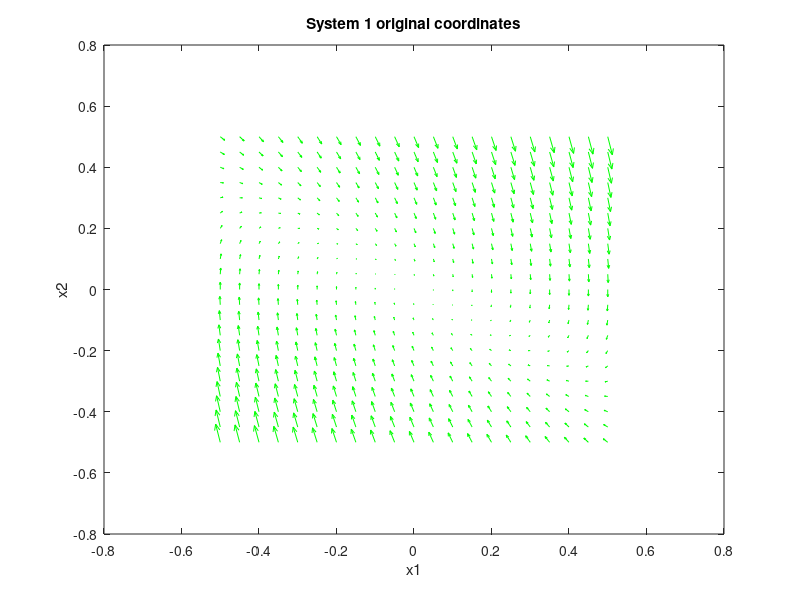
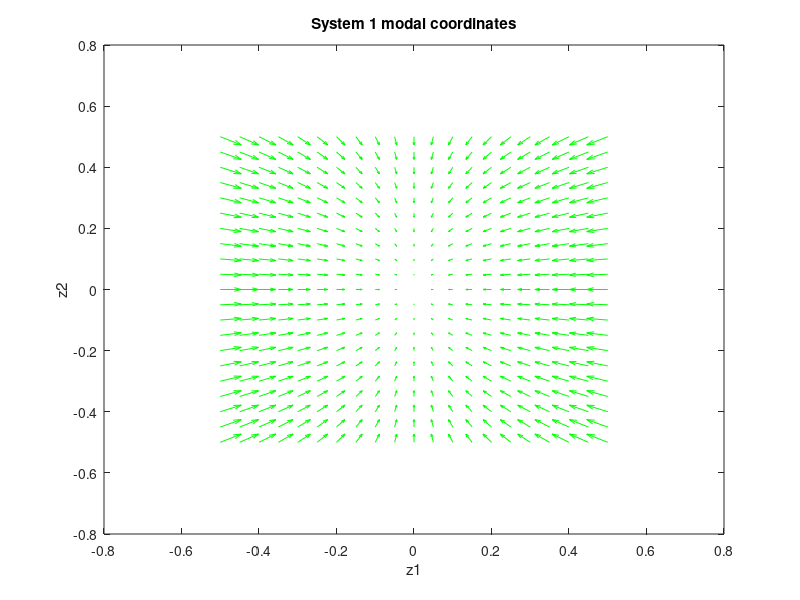
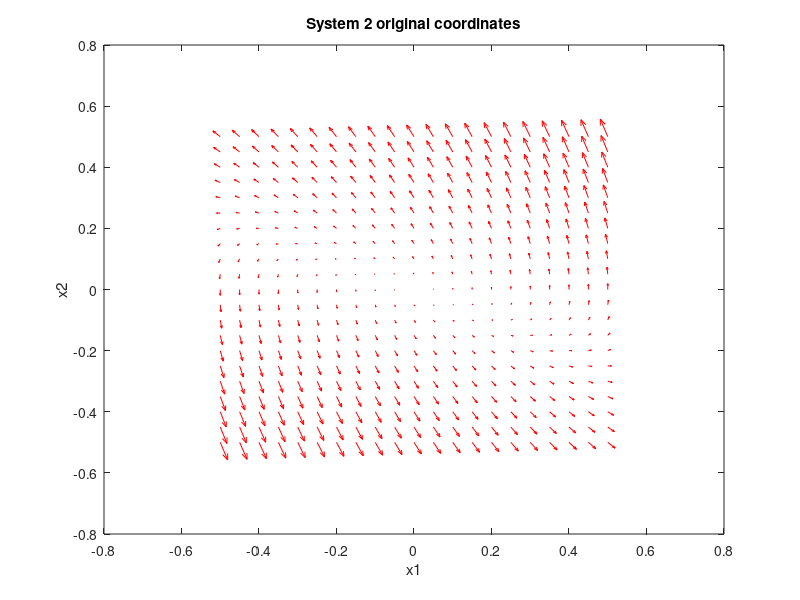
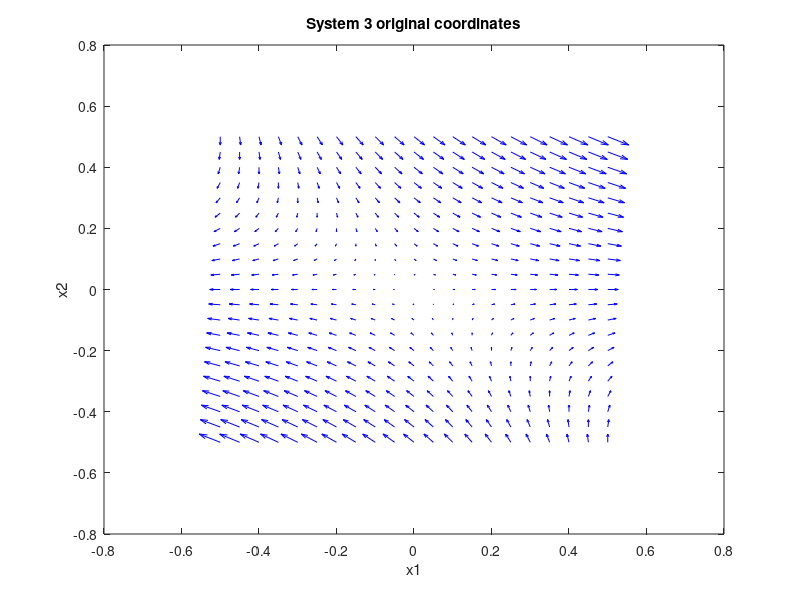

Recreate these plots in MATLAB, in order.
% HW 1 ECH 267 Problem 6
%% For system 1 
% For x1 and x2 coordinates
[x1, x2] = meshgrid(-.5:0.05:.5, -.5:0.05:.5);
x1dot = x2;
x2dot = -2*x1 - 3*x2;
figure(1)
quiver(x1, x2, x1dot, x2dot, 'g')
title('System 1 original coordinates');
xlabel('x1');
ylabel('x2');

% For z1 and z2 coordinates
[z1, z2] = meshgrid(-.5:0.05:.5, -.5:0.05:.5);
z1dot = -2*z1
z2dot = -z2
figure(2)
quiver(z1, z2, z1dot, z2dot, 'g')
title('System 1 modal coordinates');
xlabel('z1');
ylabel('z2');

%% For system 2
% For x1 and x2 coordinates
x1dot_2 = -x2;
x2dot_2 = x1 + 2*x2;
figure(3)
quiver(x1, x2, x1dot_2, x2dot_2, 'r')
title('System 2 original coordinates');
xlabel('x1');
ylabel('x2');

% For z1 and z2 coordinates
%Jordan form does not exist

%% For system 3
% For x1 and x2 coordinates
x1dot_3 = x1 + x2;
x2dot_3 = -x2;
figure(4)
quiver(x1, x2, x1dot_3, x2dot_3, 'b')
title('System 3 original coordinates');
xlabel('x1');
ylabel('x2');

% For z1 and z2 coordinates
z1dot_3 = -z1
z2dot_3 = z2
figure(5)
quiver(z1, z2, z1dot_3, z2dot_3, 'b')
title('System 3 modal coordinates');
xlabel('z1');
ylabel('z2');

%% For system 4
% For x1 and x2 coordinates
x1dot_4 = x1 + 5*x2;
x2dot_4 = -x1 - x2;
figure(6)
quiver(x1, x2, x1dot_4, x2dot_4, 'k')
title('System 4 original coordinates');
xlabel('x1');
ylabel('x2');

% For z1 and z2 coordinates
z1dot_4 = -2*z2
z2dot_4 = 2*z1
figure(7)
quiver(z1, z2, z1dot_4, z2dot_4, 'k')
title('System 4 modal coordinates');
xlabel('z1');
ylabel('z2');

%% For system 5
% For x1 and x2 coordinates
x1dot_5 = 2*x1 - x2;
x2dot_5 = 2*x1;
figure(8)
quiver(x1, x2, x1dot_5, x2dot_5, 'c')
title('System 5 original coordinates');
xlabel('x1');
ylabel('x2');

% For z1 and z2 coordinates
z1dot_5 = z1 - z2
z2dot_5 = z1 + z2
figure(9)
quiver(z1, z2, z1dot_5, z2dot_5, 'c')
title('System 5 modal coordinates');
xlabel('z1');
ylabel('z2');




